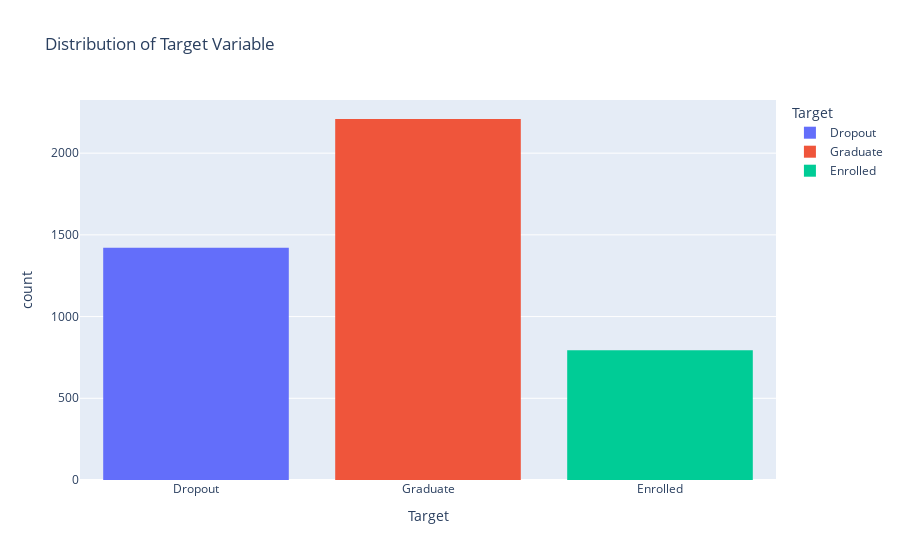

Notebook source saved alongside this figure:
### Code cell
# Plot the distribution of the target variable with three different colors
fig = px.histogram(y, x='Target', title='Distribution of Target Variable', color='Target',
                   color_discrete_sequence=['#636EFA', '#EF553B', '#00CC96'])
fig.show()

### Figure 1 — Plotly figure (JSON) as saved in the notebook; plotly's stock layout.template omitted (floating-point values rounded to 4 significant figures; data arrays with more than 128 entries replaced by an {"elided": "..."} marker saying what was removed)
{"data": [{"alignmentgroup": "True", "bingroup": "x", "hovertemplate": "Target=%{x}<br>count=%{y}<extra></extra>", "legendgroup": "Dropout", "marker": {"color": "#636EFA", "pattern": {"shape": ""}}, "name": "Dropout", "offsetgroup": "Dropout", "orientation": "v", "showlegend": true, "type": "histogram", "x": {"elided": "1421 str values"}, "xaxis": "x", "yaxis": "y"}, {"alignmentgroup": "True", "bingroup": "x", "hovertemplate": "Target=%{x}<br>count=%{y}<extra></extra>", "legendgroup": "Graduate", "marker": {"color": "#EF553B", "pattern": {"shape": ""}}, "name": "Graduate", "offsetgroup": "Graduate", "orientation": "v", "showlegend": true, "type": "histogram", "x": {"elided": "2209 str values"}, "xaxis": "x", "yaxis": "y"}, {"alignmentgroup": "True", "bingroup": "x", "hovertemplate": "Target=%{x}<br>count=%{y}<extra></extra>", "legendgroup": "Enrolled", "marker": {"color": "#00CC96", "pattern": {"shape": ""}}, "name": "Enrolled", "offsetgroup": "Enrolled", "orientation": "v", "showlegend": true, "type": "histogram", "x": {"elided": "794 str values"}, "xaxis": "x", "yaxis": "y"}], "layout": {"barmode": "relative", "legend": {"title": {"text": "Target"}, "tracegroupgap": 0}, "title": {"text": "Distribution of Target Variable"}, "xaxis": {"anchor": "y", "categoryarray": ["Dropout", "Graduate", "Enrolled"], "categoryorder": "array", "domain": [0, 1], "title": {"text": "Target"}}, "yaxis": {"anchor": "x", "domain": [0, 1], "title": {"text": "count"}}}}
